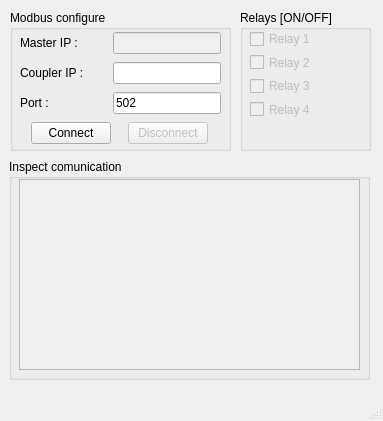
<?xml version="1.0" encoding="UTF-8"?>
<ui version="4.0">
 <class>MainWindow</class>
 <widget class="QMainWindow" name="MainWindow">
  <property name="geometry">
   <rect>
    <x>0</x>
    <y>0</y>
    <width>383</width>
    <height>421</height>
   </rect>
  </property>
  <property name="sizePolicy">
   <sizepolicy hsizetype="Preferred" vsizetype="Preferred">
    <horstretch>0</horstretch>
    <verstretch>0</verstretch>
   </sizepolicy>
  </property>
  <property name="windowTitle">
   <string>Modbus TCP</string>
  </property>
  <widget class="QWidget" name="centralwidget">
   <widget class="QGroupBox" name="relays_groupBox">
    <property name="geometry">
     <rect>
      <x>240</x>
      <y>10</y>
      <width>131</width>
      <height>141</height>
     </rect>
    </property>
    <property name="sizePolicy">
     <sizepolicy hsizetype="Minimum" vsizetype="Minimum">
      <horstretch>0</horstretch>
      <verstretch>0</verstretch>
     </sizepolicy>
    </property>
    <property name="title">
     <string>Relays [ON/OFF]</string>
    </property>
    <widget class="QWidget" name="verticalLayoutWidget">
     <property name="geometry">
      <rect>
       <x>10</x>
       <y>20</y>
       <width>101</width>
       <height>88</height>
      </rect>
     </property>
     <layout class="QVBoxLayout" name="verticalLayout">
      <property name="sizeConstraint">
       <enum>QLayout::SetDefaultConstraint</enum>
      </property>
      <item>
       <widget class="QCheckBox" name="relay_1_check_box">
        <property name="enabled">
         <bool>false</bool>
        </property>
        <property name="sizePolicy">
         <sizepolicy hsizetype="Fixed" vsizetype="Fixed">
          <horstretch>0</horstretch>
          <verstretch>0</verstretch>
         </sizepolicy>
        </property>
        <property name="text">
         <string>Relay 1</string>
        </property>
       </widget>
      </item>
      <item>
       <widget class="QCheckBox" name="relay_2_check_box">
        <property name="enabled">
         <bool>false</bool>
        </property>
        <property name="sizePolicy">
         <sizepolicy hsizetype="Fixed" vsizetype="Fixed">
          <horstretch>0</horstretch>
          <verstretch>0</verstretch>
         </sizepolicy>
        </property>
        <property name="text">
         <string>Relay 2</string>
        </property>
       </widget>
      </item>
      <item>
       <widget class="QCheckBox" name="relay_3_check_box">
        <property name="enabled">
         <bool>false</bool>
        </property>
        <property name="sizePolicy">
         <sizepolicy hsizetype="Fixed" vsizetype="Fixed">
          <horstretch>0</horstretch>
          <verstretch>0</verstretch>
         </sizepolicy>
        </property>
        <property name="text">
         <string>Relay 3</string>
        </property>
       </widget>
      </item>
      <item>
       <widget class="QCheckBox" name="relay_4_check_box">
        <property name="enabled">
         <bool>false</bool>
        </property>
        <property name="sizePolicy">
         <sizepolicy hsizetype="Fixed" vsizetype="Fixed">
          <horstretch>0</horstretch>
          <verstretch>0</verstretch>
         </sizepolicy>
        </property>
        <property name="text">
         <string>Relay 4</string>
        </property>
       </widget>
      </item>
     </layout>
    </widget>
   </widget>
   <widget class="QGroupBox" name="modbus_groupBox">
    <property name="geometry">
     <rect>
      <x>10</x>
      <y>10</y>
      <width>221</width>
      <height>141</height>
     </rect>
    </property>
    <property name="title">
     <string>Modbus configure</string>
    </property>
    <widget class="QWidget" name="layoutWidget">
     <property name="geometry">
      <rect>
       <x>10</x>
       <y>20</y>
       <width>201</width>
       <height>117</height>
      </rect>
     </property>
     <layout class="QVBoxLayout" name="verticalLayout_2">
      <item>
       <layout class="QHBoxLayout" name="horizontalLayout">
        <item>
         <widget class="QLabel" name="mater_ip_label">
          <property name="sizePolicy">
           <sizepolicy hsizetype="Preferred" vsizetype="Fixed">
            <horstretch>0</horstretch>
            <verstretch>0</verstretch>
           </sizepolicy>
          </property>
          <property name="text">
           <string>Master IP :</string>
          </property>
         </widget>
        </item>
        <item>
         <widget class="QLineEdit" name="master_ip_line_edit">
          <property name="enabled">
           <bool>false</bool>
          </property>
          <property name="sizePolicy">
           <sizepolicy hsizetype="Fixed" vsizetype="Fixed">
            <horstretch>0</horstretch>
            <verstretch>0</verstretch>
           </sizepolicy>
          </property>
          <property name="disabled" stdset="0">
           <bool>true</bool>
          </property>
         </widget>
        </item>
       </layout>
      </item>
      <item>
       <layout class="QHBoxLayout" name="horizontalLayout_2">
        <item>
         <widget class="QLabel" name="coupler_ip_label">
          <property name="sizePolicy">
           <sizepolicy hsizetype="Preferred" vsizetype="Fixed">
            <horstretch>0</horstretch>
            <verstretch>0</verstretch>
           </sizepolicy>
          </property>
          <property name="text">
           <string>Coupler IP :</string>
          </property>
         </widget>
        </item>
        <item>
         <widget class="QLineEdit" name="coupler_ip_line_edit">
          <property name="sizePolicy">
           <sizepolicy hsizetype="Fixed" vsizetype="Fixed">
            <horstretch>0</horstretch>
            <verstretch>0</verstretch>
           </sizepolicy>
          </property>
         </widget>
        </item>
       </layout>
      </item>
      <item>
       <layout class="QHBoxLayout" name="horizontalLayout_3">
        <item>
         <widget class="QLabel" name="port_label">
          <property name="sizePolicy">
           <sizepolicy hsizetype="Preferred" vsizetype="Fixed">
            <horstretch>0</horstretch>
            <verstretch>0</verstretch>
           </sizepolicy>
          </property>
          <property name="text">
           <string>Port :</string>
          </property>
         </widget>
        </item>
        <item>
         <widget class="QLineEdit" name="port_line_edit">
          <property name="sizePolicy">
           <sizepolicy hsizetype="Fixed" vsizetype="Fixed">
            <horstretch>0</horstretch>
            <verstretch>0</verstretch>
           </sizepolicy>
          </property>
          <property name="text">
           <string>502</string>
          </property>
         </widget>
        </item>
       </layout>
      </item>
      <item>
       <layout class="QHBoxLayout" name="horizontalLayout_4">
        <item>
         <widget class="QPushButton" name="connect_button">
          <property name="sizePolicy">
           <sizepolicy hsizetype="Fixed" vsizetype="Fixed">
            <horstretch>0</horstretch>
            <verstretch>0</verstretch>
           </sizepolicy>
          </property>
          <property name="text">
           <string>Connect</string>
          </property>
         </widget>
        </item>
        <item>
         <widget class="QPushButton" name="disconnect_button">
          <property name="enabled">
           <bool>false</bool>
          </property>
          <property name="sizePolicy">
           <sizepolicy hsizetype="Fixed" vsizetype="Fixed">
            <horstretch>0</horstretch>
            <verstretch>0</verstretch>
           </sizepolicy>
          </property>
          <property name="text">
           <string>Disconnect</string>
          </property>
         </widget>
        </item>
       </layout>
      </item>
     </layout>
    </widget>
   </widget>
   <widget class="QGroupBox" name="inspect_comunication_groupBox">
    <property name="geometry">
     <rect>
      <x>9</x>
      <y>159</y>
      <width>361</width>
      <height>221</height>
     </rect>
    </property>
    <property name="title">
     <string>Inspect comunication</string>
    </property>
    <widget class="QPlainTextEdit" name="communication_inspector_text_edit">
     <property name="enabled">
      <bool>false</bool>
     </property>
     <property name="geometry">
      <rect>
       <x>10</x>
       <y>20</y>
       <width>341</width>
       <height>191</height>
      </rect>
     </property>
    </widget>
   </widget>
  </widget>
  <widget class="QMenuBar" name="menubar">
   <property name="geometry">
    <rect>
     <x>0</x>
     <y>0</y>
     <width>383</width>
     <height>21</height>
    </rect>
   </property>
  </widget>
  <widget class="QStatusBar" name="statusbar"/>
 </widget>
 <resources/>
 <connections/>
</ui>
